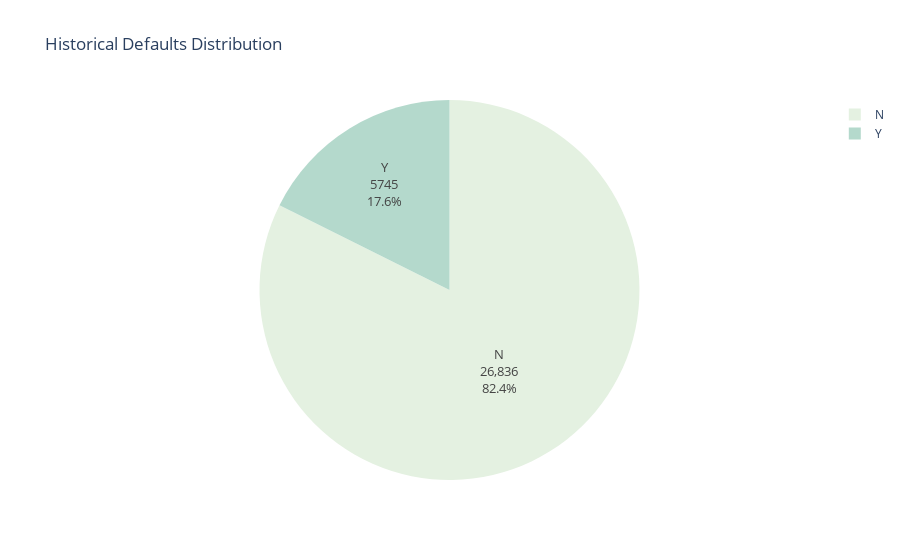

Notebook source saved alongside this figure:
### Code cell
# Get value counts for 'loan_grade'
level_counts = data.cb_person_default_on_file.value_counts()

# Create the pie chart
fig = px.pie(
    values=level_counts.values,
    names=level_counts.index,
    color_discrete_sequence=px.colors.sequential.Mint,  # Fixed color sequence
    title='Historical Defaults Distribution'
)

# Update the traces to add text information and styling
fig.update_traces(
    textinfo='label+percent+value',  # Show label, percentage, and value
    textfont_size=13,  # Set font size for text
    marker=dict(
        line=dict(color='gray', width=0)  # Set border color and width
    )
)

# Show the plot
fig.show()

### Figure 1 — Plotly figure (JSON) as saved in the notebook; plotly's stock layout.template omitted (floating-point values rounded to 4 significant figures)
{"data": [{"domain": {"x": [0, 1], "y": [0, 1]}, "hovertemplate": "label=%{label}<br>value=%{value}<extra></extra>", "labels": ["N", "Y"], "legendgroup": "", "marker": {"line": {"color": "gray", "width": 0}}, "name": "", "showlegend": true, "textfont": {"size": 13}, "textinfo": "label+percent+value", "type": "pie", "values": [26836, 5745]}], "layout": {"legend": {"tracegroupgap": 0}, "piecolorway": ["rgb(228, 241, 225)", "rgb(180, 217, 204)", "rgb(137, 192, 182)", "rgb(99, 166, 160)", "rgb(68, 140, 138)", "rgb(40, 114, 116)", "rgb(13, 88, 95)"], "title": {"text": "Historical Defaults Distribution"}}}
